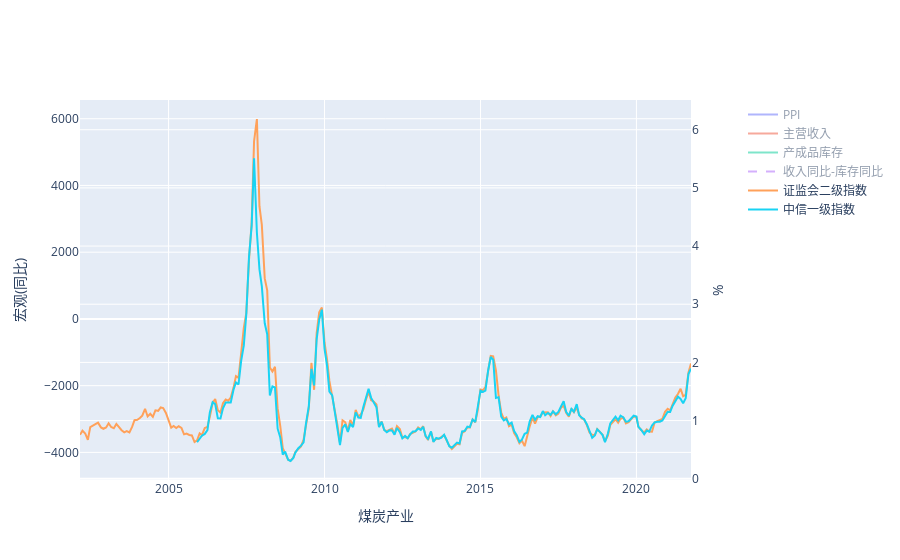

The notebook cell saved with this chart:
### Code cell
compare_plot(ppi['煤炭开采和洗选业'], income['煤炭开采和洗选业'], stock['煤炭开采和洗选业'], inc_stk['煤炭开采和洗选业'],
             statistic_ind['煤炭开采和洗选'], citic_ind['煤炭'], title='煤炭产业')

### Figure 1 — Plotly figure (JSON) as saved in the notebook; plotly's stock layout.template omitted (floating-point values rounded to 4 significant figures; data arrays with more than 128 entries replaced by an {"elided": "..."} marker saying what was removed)
{"data": [{"name": "PPI", "showlegend": true, "type": "scatter", "visible": "legendonly", "x": {"elided": "249 str values"}, "xaxis": "x", "y": {"elided": "249 float values"}, "yaxis": "y"}, {"name": "主营收入", "showlegend": true, "type": "scatter", "visible": "legendonly", "x": {"elided": "248 str values"}, "xaxis": "x", "y": {"elided": "248 float values"}, "yaxis": "y"}, {"name": "产成品库存", "showlegend": true, "type": "scatter", "visible": "legendonly", "x": {"elided": "244 str values"}, "xaxis": "x", "y": {"elided": "244 float values"}, "yaxis": "y"}, {"line": {"dash": "dash"}, "name": "收入同比-库存同比", "showlegend": true, "type": "scatter", "visible": "legendonly", "x": {"elided": "243 str values"}, "xaxis": "x", "y": {"elided": "243 float values"}, "yaxis": "y"}, {"name": "证监会二级指数", "showlegend": true, "type": "scatter", "visible": true, "x": {"elided": "236 str values"}, "xaxis": "x", "y": {"elided": "236 float values"}, "yaxis": "y2"}, {"name": "中信一级指数", "showlegend": true, "type": "scatter", "visible": true, "x": {"elided": "191 str values"}, "xaxis": "x", "y": {"elided": "191 float values"}, "yaxis": "y2"}], "layout": {"autosize": true, "xaxis": {"anchor": "y", "autorange": true, "domain": [0, 0.94], "range": ["2002-03-01", "2021-10-01"], "title": {"text": "煤炭产业"}, "type": "date"}, "yaxis": {"anchor": "x", "autorange": true, "domain": [0, 1], "range": [-4827.0, 6561.0], "title": {"text": "宏观(同比)"}, "type": "linear"}, "yaxis2": {"anchor": "x", "autorange": true, "overlaying": "y", "range": [-0.02144, 6.511], "side": "right", "title": {"text": "%"}, "type": "linear"}}}
